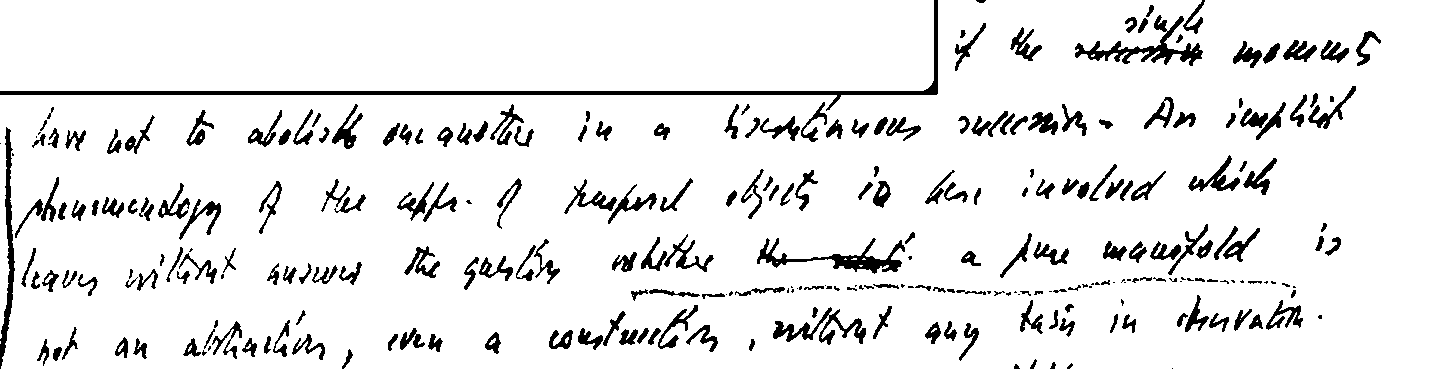
#> input picture updates/images/original_slide_114_image_1.png, 1443 x 369 px, found by its file name; its folder holds only this picture in this run
$ python image_preprocessor.py
#> lines starting #> are read from the running program, lines starting #| are printed output that depends on the picture; after the words box and inside, x2 and y2 are one past the last pixel; in counts of white or black regions, pixels touching at a corner belong together
### src/modules/skew_correction.py
import cv2
import numpy as np
from scipy.ndimage import interpolation as inter
import pytesseract

# Class to correct skewness in the image (imported as a module in OCR...py)
class SkewCorrection:
    # Method adapted from: nathancy
    # https://stackoverflow.com/questions/57964634/python-opencv-skew-correction-for-ocr
    @staticmethod
    def nathan_skew_correction(image, ex=None, delta=1, limit=30):
        def determine_score(arr, angle):
            data = inter.rotate(arr, angle, reshape=False, order=0)
            histogram = np.sum(data, axis=1, dtype=float)
            score = np.sum((histogram[1:] - histogram[:-1]) ** 2, dtype=float)
            return histogram, score

        # gray = cv2.cvtColor(image, cv2.COLOR_BGR2GRAY)
        # thresh = cv2.threshold(gray, 0, 255, cv2.THRESH_BINARY_INV + cv2.THRESH_OTSU)[1]
        thresh = image

        scores = []
        angles = np.arange(-limit, limit + delta, delta)
        # exclude 0 since it's the original image
        angles = angles[angles != 0]

        for angle in angles:
            histogram, score = determine_score(thresh, angle)
            scores.append(score)

        best_angle = angles[scores.index(max(scores))]

        # if score for 0 is twice as high as the next best angle, then don't rotate
        if max(scores) > 2 * sorted(scores)[-2]:
            best_angle = 0

        (h, w) = image.shape[:2]
        center = (w // 2, h // 2)
        M = cv2.getRotationMatrix2D(center, best_angle, 1.0)
        corrected = cv2.warpAffine(image, M, (w, h), flags=cv2.INTER_CUBIC, \
                borderMode=cv2.BORDER_REPLICATE)

        return best_angle, corrected

    # Method adapted from: Sreekiran A R
    # https://stackoverflow.com/questions/62670920/90-degree-skew-correction-for-ocr-in-opencv-python
    # [56 lines left out: functions sree_skew_correction, netra_skew_correction, not called in this run]

# Example Usage:
# [2 lines that do not run on import are left out]

### src/modules/image_preprocessor.py
import os
import random
import cv2
import numpy as np
from PIL import Image
import matplotlib.pyplot as plt
from modules.skew_correction import SkewCorrection

class ImagePreprocessor:
    """
    A utility class for processing images, including shadow removal,
    thresholding, skew correction, and visualization.
    """

    def __init__(self, images_path, processed_images_path):
        self.images_path = images_path
        self.processed_images_path = processed_images_path
        os.makedirs(processed_images_path, exist_ok=True)

    def load_random_image(self):
        """
        Load a random image from the specified directory.
        """
        all_images = [img for img in os.listdir(self.images_path)
                      if img.endswith('.png') or img.endswith('.jpg')]
        if not all_images:
            raise FileNotFoundError("No images found in the specified directory.")

        image_name = random.choice(all_images)
        img_path = os.path.join(self.images_path, image_name)
        image_name = image_name.split('.')[0]
        return image_name, cv2.imread(img_path)

    def process_image(self, img, threshold_offset, gaussian_blur=False, save_skew=False, image_name="image"):
        """
        Process the image with options for threshold adjustment and Gaussian blur.
        """
        img = cv2.resize(img, None, fx=1.5, fy=1.5, interpolation=cv2.INTER_CUBIC)
        orig_img = img.copy()

        # Convert to gray scale
        img = cv2.cvtColor(img, cv2.COLOR_BGR2GRAY)

        # Removing shadows
        rgb_planes = cv2.split(img)
        result_planes = []
        for plane in rgb_planes:
            dilated_img = cv2.dilate(plane, np.ones((7, 7), np.uint8))
            bg_img = cv2.medianBlur(dilated_img, 21)
            result_planes.append(255 - cv2.absdiff(plane, bg_img))
        img = cv2.merge(result_planes)

        # Dilation and erosion
        kernel = np.ones((1, 1), np.uint8)
        img = cv2.dilate(img, kernel, iterations=1)
        img = cv2.erode(img, kernel, iterations=1)

        # Gaussian blur
        if gaussian_blur:
            img = cv2.GaussianBlur(img, (5, 5), 0)

        # Threshold adjustment
        otsu_threshold, _ = cv2.threshold(img, 0, 255, cv2.THRESH_BINARY + cv2.THRESH_OTSU)
        adjusted_threshold = max(otsu_threshold + threshold_offset, 0)
        _, img = cv2.threshold(img, adjusted_threshold, 255, cv2.THRESH_BINARY)

        # Skew correction
        angle, img = SkewCorrection.nathan_skew_correction(img, orig_img)

        # Save skew-corrected images if required
        if save_skew:
            cv2.imwrite(f'{self.processed_images_path}/skew_corrected_{image_name}.jpg', img)
            cv2.imwrite(f'{self.processed_images_path}/original_{image_name}.jpg', orig_img)

        return img, angle

    def show_image(self, title, image):
        """
        Display an image using matplotlib.
        """
        plt.imshow(image, cmap='gray')
        plt.title(title)
        plt.axis('off')
        plt.show()

    # [27 lines left out: functions save_image, compare_offsets, convert_to_pil_image, not called in this run]

# Example Usage:
if __name__ == "__main__":
    images_path = "../raw_data/images"
    processed_images_path = "../raw_data/processed_images"

    processor = ImagePreprocessor(images_path, processed_images_path)
    image_name, img = processor.load_random_image()
#> img is the input picture: shape (369, 1443, 3); 91.5% white; 279 black regions (52 under 20 px), largest, box (x1, y1, x2, y2) and area: (0, 0, 938, 111) 4218, (1075, 15, 1203, 66) 1603, (757, 238, 905, 274) 1442
#> image_name = 'original_slide_114_image_1'
    processed_img, angle = processor.process_image(img, threshold_offset=18, gaussian_blur=False, save_skew=True, image_name=image_name)
#> in process_image, `img = cv2.resize(img, None, fx=1.5, fy=1.5, interpolation=cv2.INTER_CU..`:
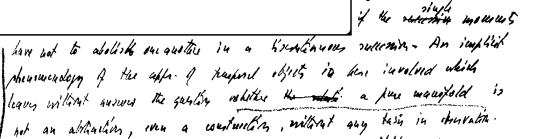
#> img: shape (554, 2164, 3) (shown at 1/4 size); min 0, max 255, mean 233.3
#> the loop in process_image, `for plane in rgb_planes:` made 1 pass
#> pass 1, in process_image, `dilated_img = cv2.dilate(plane, np.ones((7, 7), np.uint8))`:
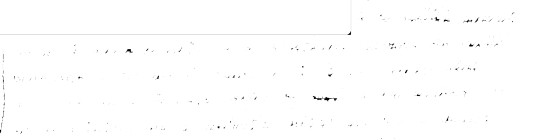
#> dilated_img: shape (554, 2164) (shown at 1/4 size); min 0, max 255, mean 253.8
#> after the loop in process_image, `for plane in rgb_planes:`: result_planes = 1 item
#> in process_image, `otsu_threshold, _ = cv2.threshold(img, 0, 255, cv2.THRESH_BINARY + cv2..`: otsu_threshold = 137
#> in process_image, `adjusted_threshold = max(otsu_threshold + threshold_offset, 0)`: adjusted_threshold = 155
#> in process_image, `_, img = cv2.threshold(img, adjusted_threshold, 255, cv2.THRESH_BINARY)`:
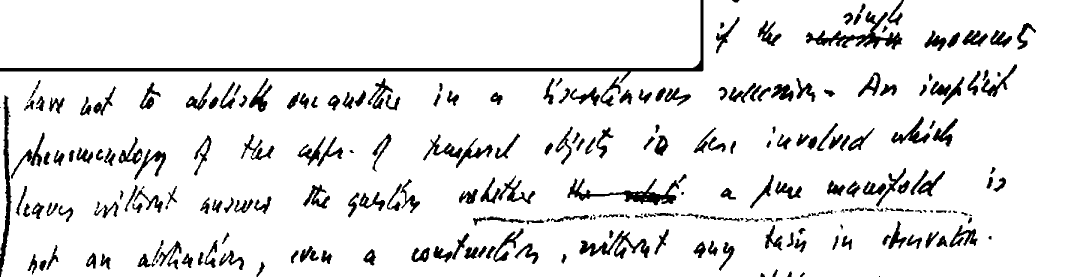
#> img: shape (554, 2164) (shown at 1/2 size); 90.9% white; 279 black regions (21 under 20 px), largest, box (x1, y1, x2, y2) and area: (0, 0, 1407, 167) 10888, (1612, 22, 1805, 99) 3769, (1135, 357, 1358, 411) 3392
#> the loop in nathan_skew_correction, `for angle in angles:` made 60 passes
#> score on passes 1 to 8: 2.26e+09, 2.54e+09, 2.43e+09, 2.44e+09, 2.3e+09, 2.74e+09, 2.86e+09, 2.6e+09
#> pass 1, in determine_score, `data = inter.rotate(arr, angle, reshape=False, order=0)`:
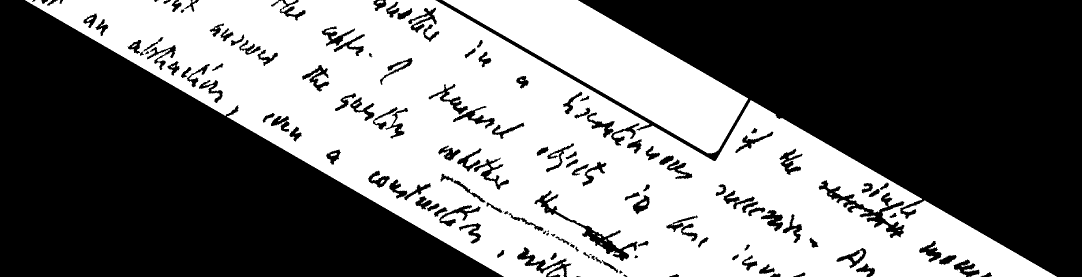
#> data: shape (554, 2164) (shown at 1/2 size); 46% white; 29 white regions (13 under 20 px), largest, box (x1, y1, x2, y2) and area: (50, 0, 2114, 554) 481201, (885, 0, 1496, 307) 69210, (1097, 536, 1129, 554) 301
#> pass 2, in determine_score (call 2), `data = inter.rotate(arr, angle, reshape=False, order=0)`:
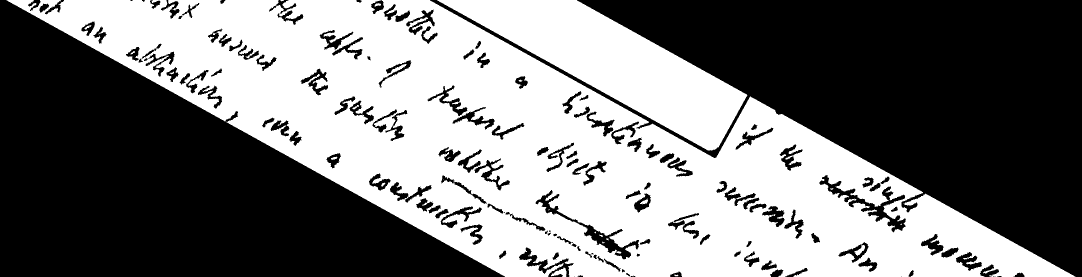
#> data: shape (554, 2164) (shown at 1/2 size); 47.4% white; 29 white regions (15 under 20 px), largest, box (x1, y1, x2, y2) and area: (13, 0, 2151, 554) 497877, (874, 0, 1495, 301) 69525, (1102, 535, 1133, 554) 305
#> pass 3, in determine_score (call 3), `data = inter.rotate(arr, angle, reshape=False, order=0)`:
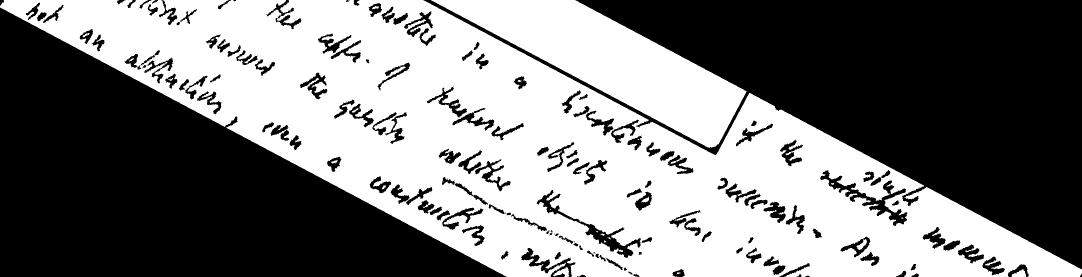
#> data: shape (554, 2164) (shown at 1/2 size); 48.9% white; 28 white regions (13 under 20 px), largest, box (x1, y1, x2, y2) and area: (0, 0, 2164, 554) 515596, (862, 0, 1493, 296) 69884, (1106, 534, 1138, 554) 319
#> after the loop in nathan_skew_correction, `for angle in angles:`: scores = 60 values, max 2.55e+10 at index 29, min 1.18e+09 at index 59, mean 3.86e+09
#> in nathan_skew_correction, `best_angle = angles[scores.index(max(scores))]`: best_angle = -1
#> in nathan_skew_correction, `M = cv2.getRotationMatrix2D(center, best_angle, 1.0)`: M = [[1, -0.0175, 5], [0.0175, 1, -18.84]]
#> in nathan_skew_correction, `corrected = cv2.warpAffine(image, M, (w, h), flags=cv2.INTER_CUBIC, \ ..`:
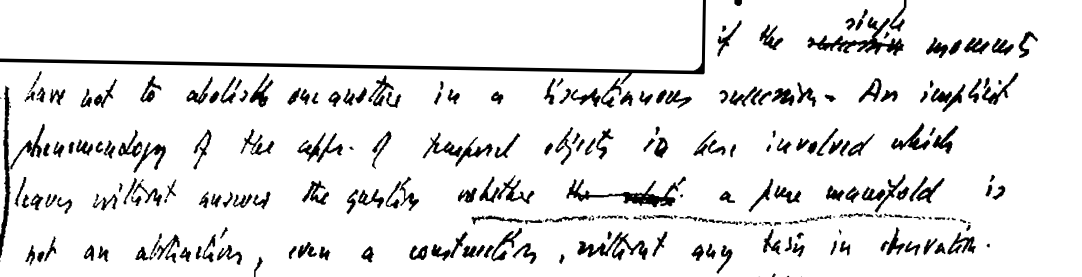
#> corrected: shape (554, 2164) (shown at 1/2 size); min 0, max 255, mean 231.9
#> in process_image, `angle, img = SkewCorrection.nathan_skew_correction(img, orig_img)`: angle = -1
#> angle = -1
    processor.show_image("Processed Image", processed_img)

$ run again, on updates/images/skew_corrected_slide_352_image_1.png
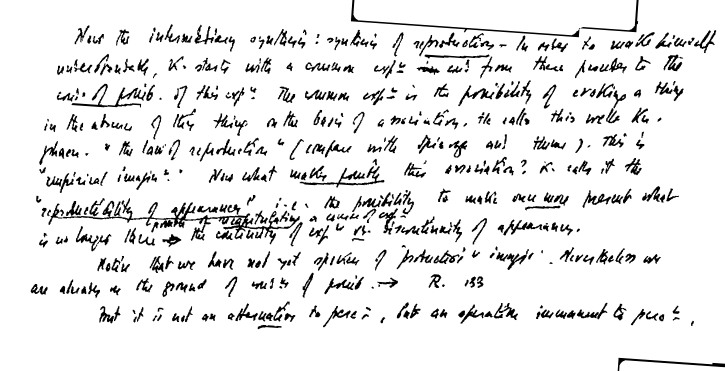
#> input picture updates/images/skew_corrected_slide_352_image_1.png, 1449 x 741 px, found by its file name (shown at 1/2 size)
#> img is the input picture: shape (741, 1449, 3); min 0, max 255, mean 233.1
#> image_name = 'skew_corrected_slide_352_image_1'
#> the loop in process_image, `for plane in rgb_planes:` made 1 pass
#> after the loop in process_image, `for plane in rgb_planes:`: result_planes = 1 item
#> otsu_threshold = 139
#> adjusted_threshold = 157
#> the loop in nathan_skew_correction, `for angle in angles:` made 60 passes
#> score on passes 1 to 8: 8.5e+09, 8.59e+09, 8.64e+09, 8.17e+09, 8.16e+09, 8.81e+09, 8.28e+09, 7.98e+09
#> pass 1, in determine_score, `data = inter.rotate(arr, angle, reshape=False, order=0)`:
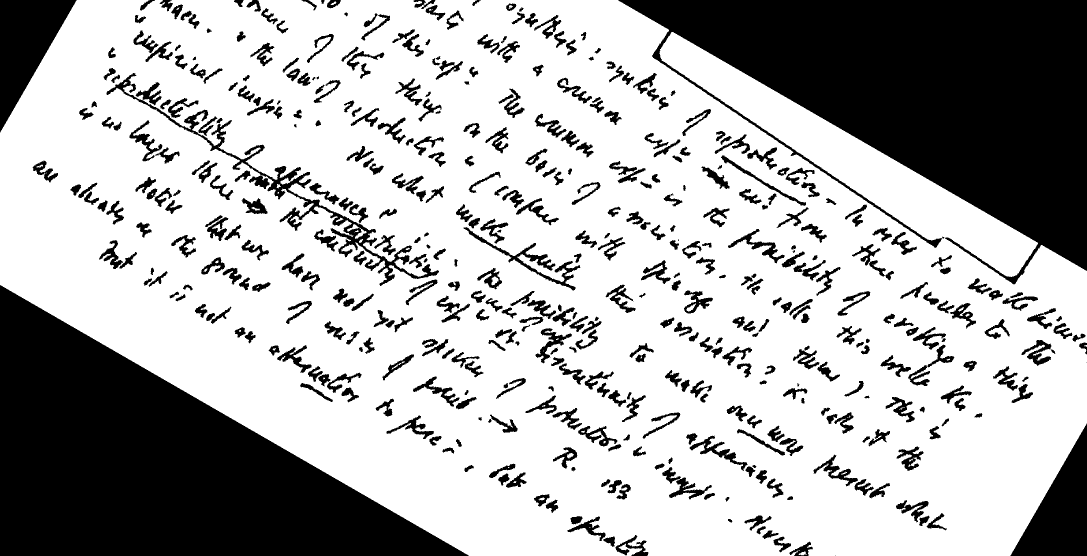
#> data: shape (1112, 2174) (shown at 1/2 size); 69.2% white; 475 black regions (6 under 20 px), largest, box (x1, y1, x2, y2) and area: (1236, 0, 2174, 569) 260168, (0, 570, 938, 1112) 254542, (0, 0, 153, 265) 20386
#> after the loop in nathan_skew_correction, `for angle in angles:`: scores = 60 values, max 5.59e+10 at index 33, min 4.69e+09 at index 59, mean 1e+10
#> best_angle = 4
#> M = [[0.998, 0.0698, -36.14], [-0.0698, 0.998, 77.18]]
#> in nathan_skew_correction, `corrected = cv2.warpAffine(image, M, (w, h), flags=cv2.INTER_CUBIC, \ ..`:
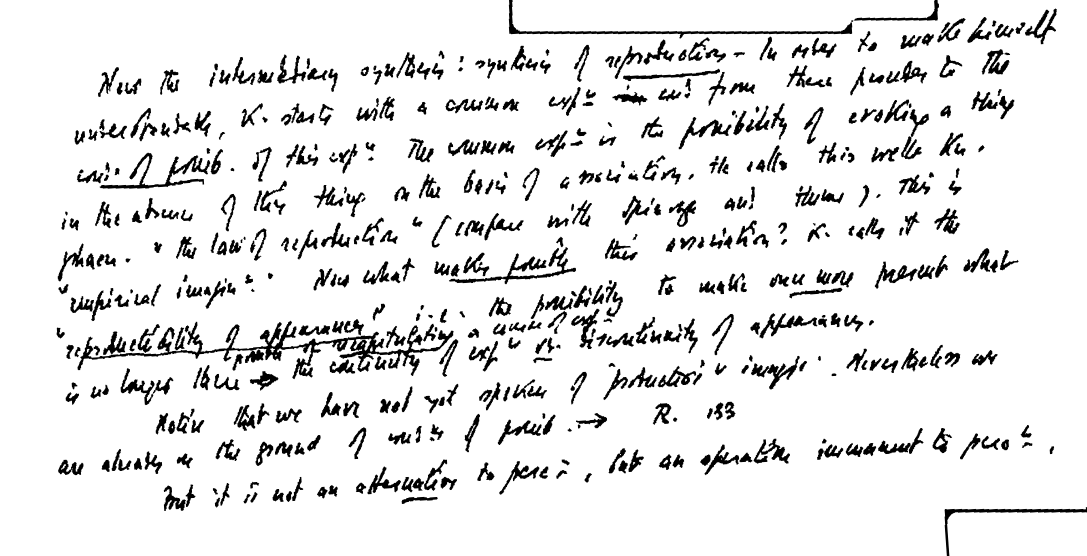
#> corrected: shape (1112, 2174) (shown at 1/2 size); min 0, max 255, mean 231.5
#> in process_image, `angle, img = SkewCorrection.nathan_skew_correction(img, orig_img)`: angle = 4

$ run again, on updates/images/skew_corrected_slide_446_image_1.png
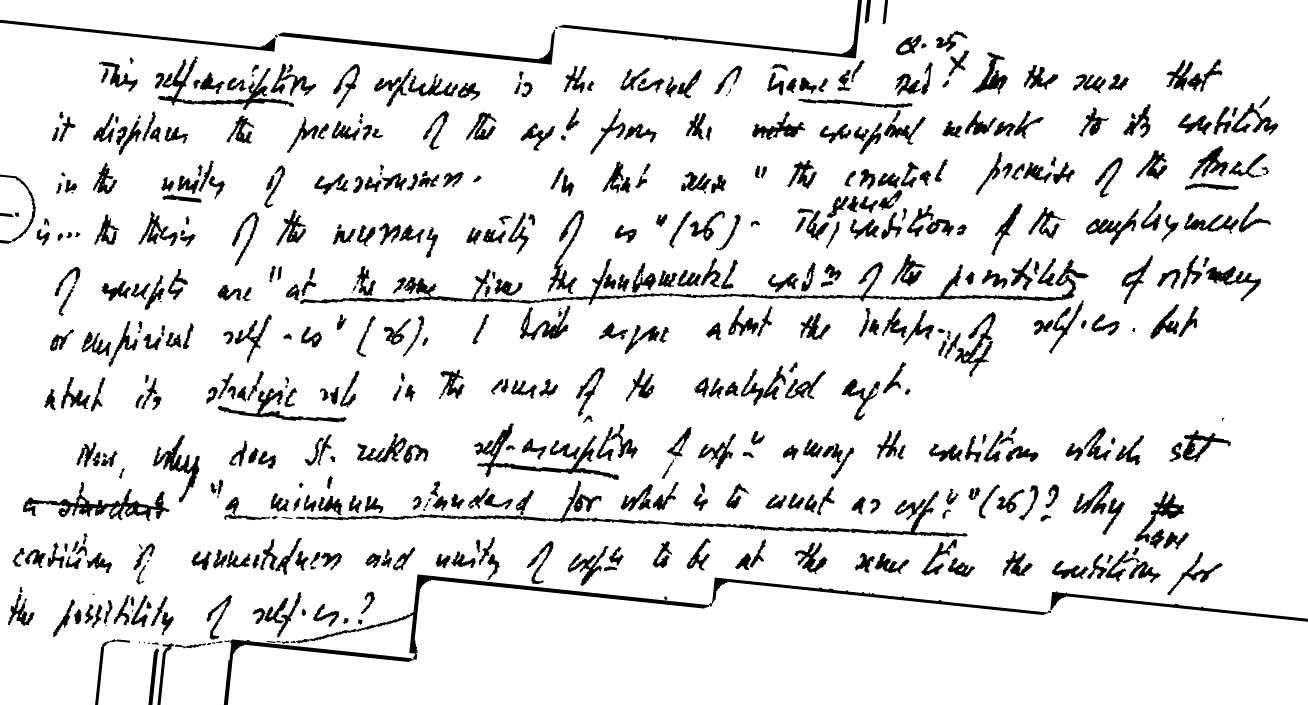
#> input picture updates/images/skew_corrected_slide_446_image_1.png, 1308 x 705 px, found by its file name
#> img is the input picture: shape (705, 1308, 3); min 0, max 255, mean 229.4
#> image_name = 'skew_corrected_slide_446_image_1'
#> the loop in process_image, `for plane in rgb_planes:` made 1 pass
#> after the loop in process_image, `for plane in rgb_planes:`: result_planes = 1 item
#> otsu_threshold = 140
#> adjusted_threshold = 158
#> the loop in nathan_skew_correction, `for angle in angles:` made 60 passes
#> score on passes 1 to 8: 8.24e+09, 8e+09, 8e+09, 7.78e+09, 8.47e+09, 6.86e+09, 7.83e+09, 8.49e+09
#> pass 1, in determine_score, `data = inter.rotate(arr, angle, reshape=False, order=0)`:
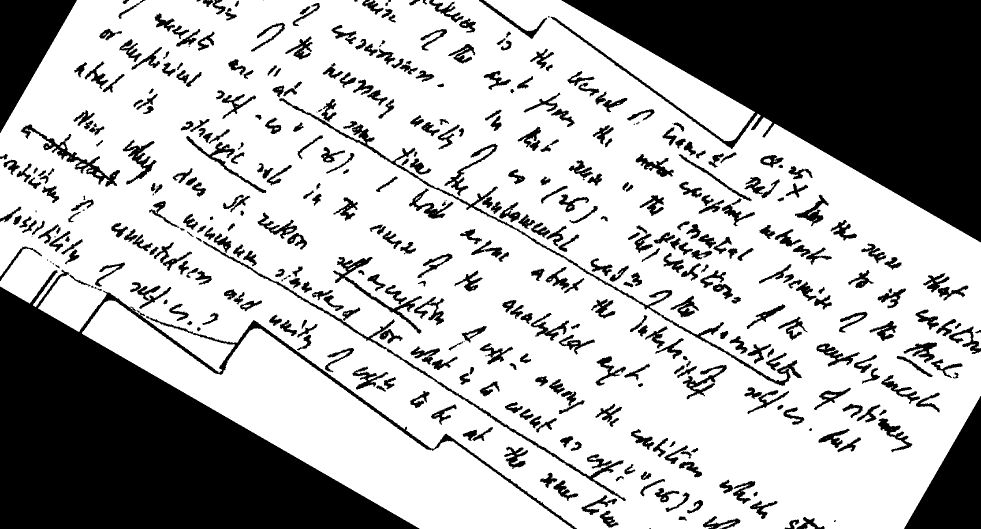
#> data: shape (1058, 1962) (shown at 1/2 size); 69.1% white; 464 black regions (27 under 20 px), largest, box (x1, y1, x2, y2) and area: (0, 539, 1154, 1058) 213823, (1101, 0, 1962, 485) 207058, (0, 0, 154, 266) 20601
#> pass 3, in determine_score (call 3), `data = inter.rotate(arr, angle, reshape=False, order=0)`:
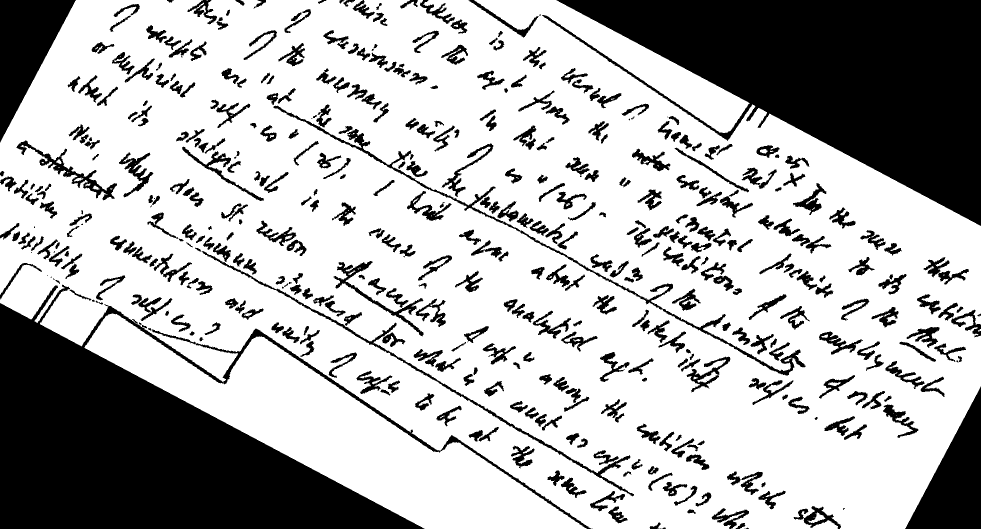
#> data: shape (1058, 1962) (shown at 1/2 size); 69.9% white; 469 black regions (34 under 20 px), largest, box (x1, y1, x2, y2) and area: (0, 569, 1183, 1058) 202209, (1084, 0, 1962, 452) 195394, (0, 0, 152, 285) 21666
#> after the loop in nathan_skew_correction, `for angle in angles:`: scores = 60 values, max 1e+11 at index 35, min 4.6e+09 at index 59, mean 1.17e+10
#> best_angle = 6
#> M = [[1, 0, 0], [0, 1, 0]]
#> in process_image, `angle, img = SkewCorrection.nathan_skew_correction(img, orig_img)`: angle = 0
